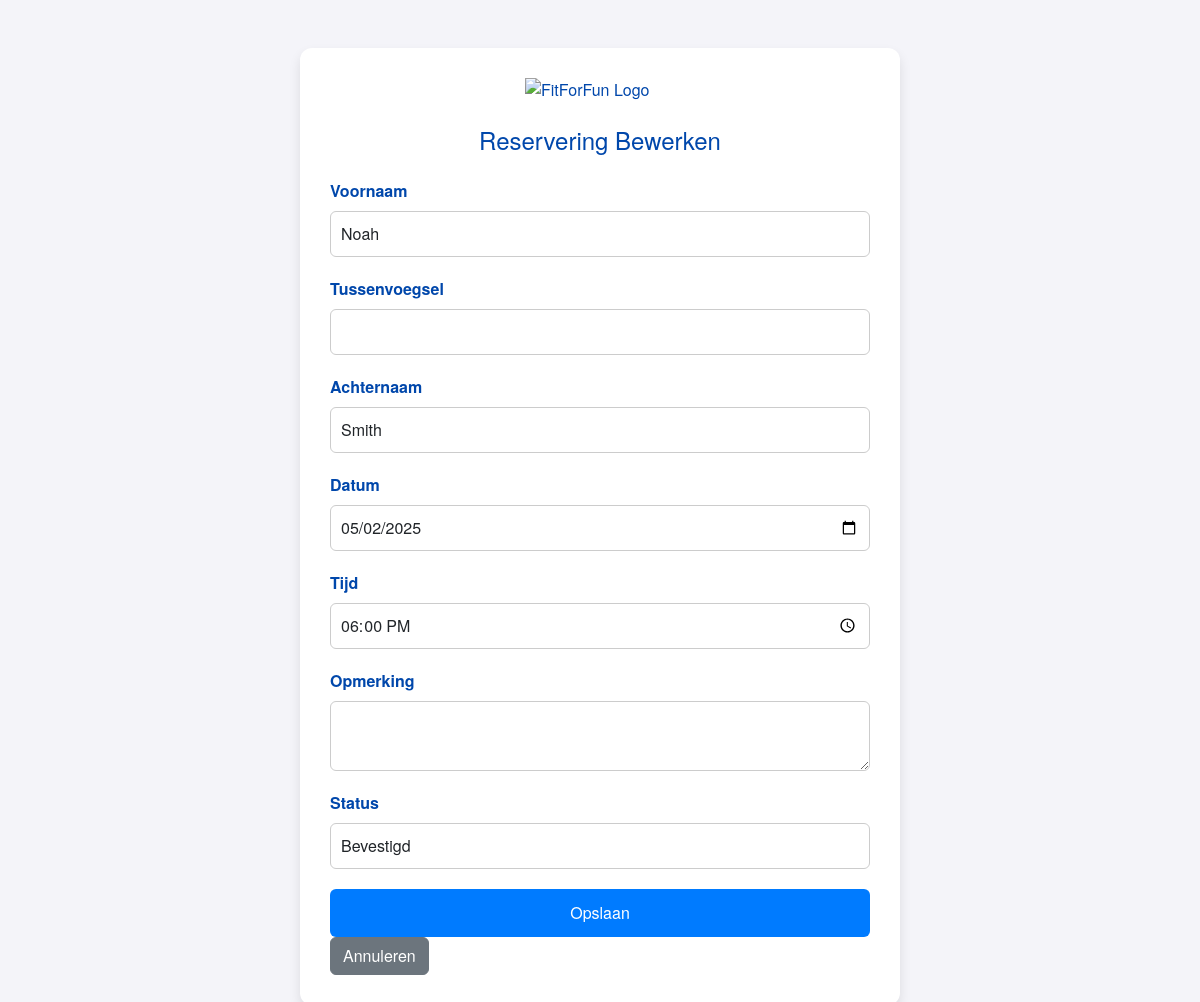
The app's page /LesOverzicht/public/wijzigen_reservering.php?id=2 with its own data.
### tables this page shows
CREATE TABLE Reservering (
    Id INT NOT NULL AUTO_INCREMENT,
    Voornaam VARCHAR(50) NOT NULL,
    Tussenvoegsel VARCHAR(10),
    Achternaam VARCHAR(50) NOT NULL,
    Nummer MEDIUMINT NOT NULL,
    LesId INT NOT NULL,  
    Datum DATE NOT NULL,
    Tijd TIME NOT NULL,
    Reserveringstatus VARCHAR(20) NOT NULL,
    Isactief BIT NOT NULL,
    Opmerking VARCHAR(250),
    Datumaangemaakt DATETIME(6) NOT NULL,
    Datumgewijzigd DATETIME(6) NOT NULL,
    PRIMARY KEY (Id),
    FOREIGN KEY (LesId) REFERENCES Les(Id)  
);

### LesOverzicht/public/wijzigen_reservering.php (the view, shortened to what this page needs)
<?php
$servername = "localhost";
$username = "root";
$password = "";
$dbname = "fitforfun";
$conn = new mysqli($servername, $username, $password, $dbname);
if (isset($_GET["id"])) {
    $id = intval($_GET["id"]);
    $sql = "SELECT * FROM Reservering WHERE Id = ?";
    $stmt = $conn->prepare($sql);
    $stmt->bind_param("i", $id);
    $stmt->execute();
    $result = $stmt->get_result();
    $reservation = $result->fetch_assoc();
} else {
    die("Geen reserverings-ID opgegeven.");
}
?>
<!DOCTYPE html>
<html lang="nl">
<head>
    <link href="https://stackpath.bootstrapcdn.com/bootstrap/5.3.0/css/bootstrap.min.css" rel="stylesheet">
    <link rel="stylesheet" href="formulier.css">
</head>
<body>
<div class="container mt-5">
    <img src="https://www.burda-forward.de/files/images/03_Media/Brands/FitForFun/BF_Media_Brands_FitForFun_logo.png" alt="FitForFun Logo" class="logo mb-4">
    <h1 class="mb-4">Reservering Bewerken</h1>
    <form method="POST" action="wijzigen_reservering.php?id=<?php echo $reservation['Id']; ?>">
        <div class="mb-3">
            <label for="voornaam" class="form-label">Voornaam</label>
            <input type="text" class="form-control" id="voornaam" name="voornaam" value="<?php echo htmlspecialchars($reservation['Voornaam']); ?>" required>
        </div>
        <div class="mb-3">
            <label for="tussenvoegsel" class="form-label">Tussenvoegsel</label>
            <input type="text" class="form-control" id="tussenvoegsel" name="tussenvoegsel" value="<?php echo htmlspecialchars($reservation['Tussenvoegsel']); ?>">
        </div>
        <div class="mb-3">
            <label for="achternaam" class="form-label">Achternaam</label>
            <input type="text" class="form-control" id="achternaam" name="achternaam" value="<?php echo htmlspecialchars($reservation['Achternaam']); ?>" required>
        </div>
        <div class="mb-3">
            <label for="datum" class="form-label">Datum</label>
            <input type="date" class="form-control" id="datum" name="datum" value="<?php echo htmlspecialchars($reservation['Datum']); ?>" required>
        </div>
        <div class="mb-3">
            <label for="tijd" class="form-label">Tijd</label>
            <input type="time" class="form-control" id="tijd" name="tijd" value="<?php echo htmlspecialchars($reservation['Tijd']); ?>" required>
        </div>
        <div class="mb-3">
            <label for="opmerking" class="form-label">Opmerking</label>
            <textarea class="form-control" id="opmerking" name="opmerking"><?php echo htmlspecialchars($reservation['Opmerking']); ?></textarea>
        </div>
        <div class="mb-3">
            <label for="status" class="form-label">Status</label>
            <input type="text" class="form-control" id="status" name="status" value="<?php echo htmlspecialchars($reservation['Reserveringstatus']); ?>" required>
        </div>
        <button type="submit" class="btn btn-primary">Opslaan</button>
        <a href="lessen.php" class="btn btn-secondary">Annuleren</a>
    </form>
</div>
</body>
</html>

### LesOverzicht/public/formulier.css (style rules this page uses)
body { background-color: #f4f4f9; font-family: 'Helvetica Neue', Arial, sans-serif; color: #333; display: flex; justify-content: center; align-items: center; min-height: 100vh; margin: 0; }
.container { background-color: #ffffff; color: #0047AB; padding: 30px; border-radius: 12px; box-shadow: 0 6px 12px rgba(0, 0, 0, 0.1); max-width: 600px; width: 100%; }
h1 { text-align: center; margin-bottom: 30px; font-size: 24px; color: #0047AB; }
.form-label { font-weight: 600; }
.form-control, .form-select { margin-bottom: 20px; padding: 10px; border: 1px solid #ccc; border-radius: 6px; width: 100%; box-sizing: border-box; }
.btn-primary { background-color: #007BFF; border: none; width: 100%; padding: 12px; font-size: 16px; color: white; border-radius: 6px; transition: background-color 0.3s ease; }
.logo { display: block; margin: 0 auto 20px; width: 150px; }

### records on screen
reservering: voornaam "Noah", achternaam "Smith", datum "05/02/2025", tijd "18:00:00", status "Bevestigd"
